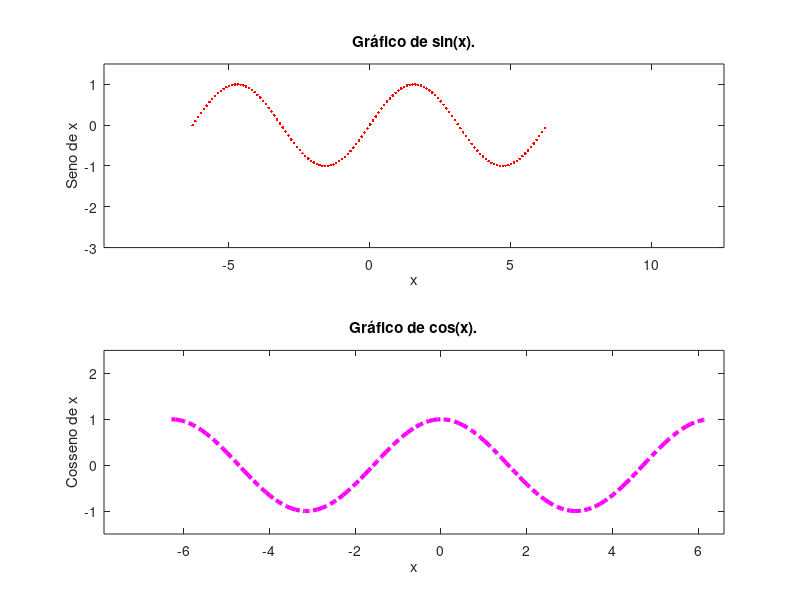

Here is the MATLAB script that generated this plot:
x = -2*pi:0.1:2*pi;
subplot(2,1,1)
plot(x,sin(x),'.r','linewidth',3)
axis([-3*pi,4*pi,-3,1.5])
title('Gráfico de sin(x).')
xlabel('x')
ylabel('Seno de x')
subplot(2,1,2)
plot(x,cos(x),'-.m','linewidth',3)
axis([-2.5*pi,2.1*pi,-1.5,2.5])
title('Gráfico de cos(x).')
xlabel('x')
ylabel('Cosseno de x')